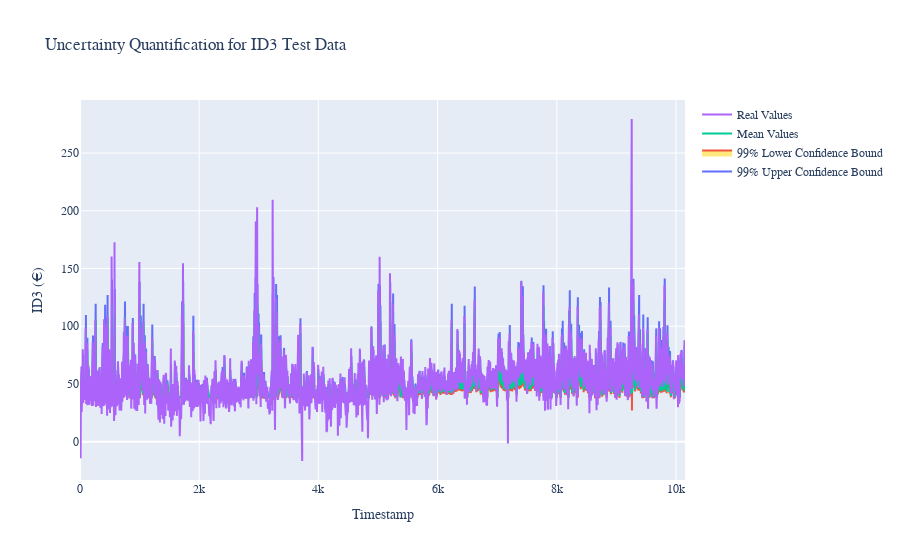

The notebook cell saved with this chart:
### Code cell
import plotly.graph_objects as go

upper_trace = go.Scatter(
    y=test_uncertainty_df['upper_bound'],
    mode='lines',
    fill=None,
    name='99% Upper Confidence Bound'
    )

lower_trace = go.Scatter(
    y=test_uncertainty_df['lower_bound'],
    mode='lines',
    fill='tonexty',
    fillcolor='rgba(255, 211, 0, 0.5)',
    name='99% Lower Confidence Bound'
    )

real_trace = go.Scatter(
    y = frame_test['y']['ID3'][0],
    mode='lines',
    fill=None,
    name='Real Values'
    )

mean_trace = go.Scatter(
    y=test_uncertainty_df['ID3_mean'],
    mode='lines',
    fill=None,
    name='Mean Values'
    )

data = [upper_trace, lower_trace, mean_trace, real_trace]

fig = go.Figure(data=data)
fig.update_layout(title='Uncertainty Quantification for ID3 Test Data',
                   xaxis_title='Timestamp',
                   yaxis_title='ID3 (€)')

fig.layout.font.family = 'SF Mono'

fig.show()

### Figure 1 — Plotly figure (JSON) as saved in the notebook; plotly's stock layout.template omitted (floating-point values rounded to 4 significant figures; data arrays with more than 128 entries replaced by an {"elided": "..."} marker saying what was removed)
{"data": [{"mode": "lines", "name": "99% Upper Confidence Bound", "type": "scatter", "y": {"elided": "10152 float values"}}, {"fill": "tonexty", "fillcolor": "rgba(255, 211, 0, 0.5)", "mode": "lines", "name": "99% Lower Confidence Bound", "type": "scatter", "y": {"elided": "10152 float values"}}, {"mode": "lines", "name": "Mean Values", "type": "scatter", "y": {"elided": "10152 float values"}}, {"mode": "lines", "name": "Real Values", "type": "scatter", "y": {"elided": "10152 float values"}}], "layout": {"font": {"family": "SF Mono"}, "title": {"text": "Uncertainty Quantification for ID3 Test Data"}, "xaxis": {"title": {"text": "Timestamp"}}, "yaxis": {"title": {"text": "ID3 (€)"}}}}
